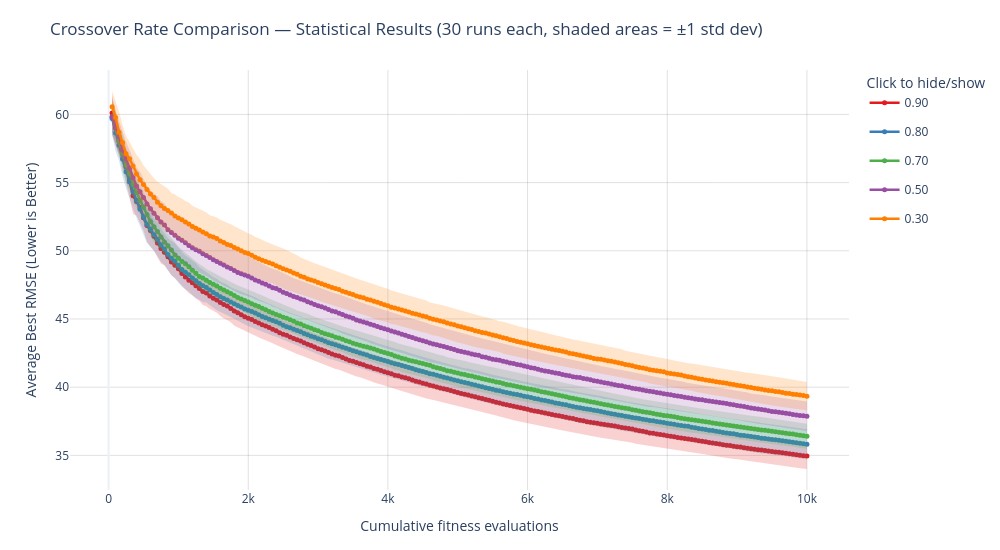

Notebook source saved alongside this figure:
### Code cell
crossover_rates = [
    "0.90",
    "0.80",
    "0.70",
    "0.50",
    "0.30"
]

plot_statistical_comparison_interactive(
    crossover_rate_statistical_comparison,
    labels=crossover_rates,
    title="Crossover Rate Comparison — Statistical Results (30 runs each, shaded areas = ±1 std dev)",
)

### Figure 1 — Plotly figure (JSON) as saved in the notebook; plotly's stock layout.template omitted (floating-point values rounded to 4 significant figures; data arrays with more than 128 entries replaced by an {"elided": "..."} marker saying what was removed)
{"data": [{"hoverinfo": "skip", "legendgroup": "0.90", "line": {"width": 0}, "mode": "lines", "name": "0.90 std upper", "showlegend": false, "type": "scatter", "x": {"elided": "200 int values"}, "y": {"elided": "200 float values"}}, {"fill": "tonexty", "fillcolor": "rgba(228,26,28, 0.20)", "hoverinfo": "skip", "legendgroup": "0.90", "line": {"width": 0}, "mode": "lines", "name": "0.90 std band", "showlegend": false, "type": "scatter", "x": {"elided": "200 int values"}, "y": {"elided": "200 float values"}}, {"customdata": {"elided": "200x1 float values"}, "hovertemplate": "Cumulative fitness evaluations: %{x}<br>Mean: %{y:.5f}<br>Std: %{customdata[0]:.5f}<extra></extra>", "legendgroup": "0.90", "line": {"color": "rgb(228,26,28)", "width": 2.5}, "marker": {"size": 5}, "mode": "lines+markers", "name": "0.90", "type": "scatter", "x": {"elided": "200 int values"}, "y": {"elided": "200 float values"}}, {"hoverinfo": "skip", "legendgroup": "0.80", "line": {"width": 0}, "mode": "lines", "name": "0.80 std upper", "showlegend": false, "type": "scatter", "x": {"elided": "200 int values"}, "y": {"elided": "200 float values"}}, {"fill": "tonexty", "fillcolor": "rgba(55,126,184, 0.20)", "hoverinfo": "skip", "legendgroup": "0.80", "line": {"width": 0}, "mode": "lines", "name": "0.80 std band", "showlegend": false, "type": "scatter", "x": {"elided": "200 int values"}, "y": {"elided": "200 float values"}}, {"customdata": {"elided": "200x1 float values"}, "hovertemplate": "Cumulative fitness evaluations: %{x}<br>Mean: %{y:.5f}<br>Std: %{customdata[0]:.5f}<extra></extra>", "legendgroup": "0.80", "line": {"color": "rgb(55,126,184)", "width": 2.5}, "marker": {"size": 5}, "mode": "lines+markers", "name": "0.80", "type": "scatter", "x": {"elided": "200 int values"}, "y": {"elided": "200 float values"}}, {"hoverinfo": "skip", "legendgroup": "0.70", "line": {"width": 0}, "mode": "lines", "name": "0.70 std upper", "showlegend": false, "type": "scatter", "x": {"elided": "200 int values"}, "y": {"elided": "200 float values"}}, {"fill": "tonexty", "fillcolor": "rgba(77,175,74, 0.20)", "hoverinfo": "skip", "legendgroup": "0.70", "line": {"width": 0}, "mode": "lines", "name": "0.70 std band", "showlegend": false, "type": "scatter", "x": {"elided": "200 int values"}, "y": {"elided": "200 float values"}}, {"customdata": {"elided": "200x1 float values"}, "hovertemplate": "Cumulative fitness evaluations: %{x}<br>Mean: %{y:.5f}<br>Std: %{customdata[0]:.5f}<extra></extra>", "legendgroup": "0.70", "line": {"color": "rgb(77,175,74)", "width": 2.5}, "marker": {"size": 5}, "mode": "lines+markers", "name": "0.70", "type": "scatter", "x": {"elided": "200 int values"}, "y": {"elided": "200 float values"}}, {"hoverinfo": "skip", "legendgroup": "0.50", "line": {"width": 0}, "mode": "lines", "name": "0.50 std upper", "showlegend": false, "type": "scatter", "x": {"elided": "200 int values"}, "y": {"elided": "200 float values"}}, {"fill": "tonexty", "fillcolor": "rgba(152,78,163, 0.20)", "hoverinfo": "skip", "legendgroup": "0.50", "line": {"width": 0}, "mode": "lines", "name": "0.50 std band", "showlegend": false, "type": "scatter", "x": {"elided": "200 int values"}, "y": {"elided": "200 float values"}}, {"customdata": {"elided": "200x1 float values"}, "hovertemplate": "Cumulative fitness evaluations: %{x}<br>Mean: %{y:.5f}<br>Std: %{customdata[0]:.5f}<extra></extra>", "legendgroup": "0.50", "line": {"color": "rgb(152,78,163)", "width": 2.5}, "marker": {"size": 5}, "mode": "lines+markers", "name": "0.50", "type": "scatter", "x": {"elided": "200 int values"}, "y": {"elided": "200 float values"}}, {"hoverinfo": "skip", "legendgroup": "0.30", "line": {"width": 0}, "mode": "lines", "name": "0.30 std upper", "showlegend": false, "type": "scatter", "x": {"elided": "200 int values"}, "y": {"elided": "200 float values"}}, {"fill": "tonexty", "fillcolor": "rgba(255,127,0, 0.20)", "hoverinfo": "skip", "legendgroup": "0.30", "line": {"width": 0}, "mode": "lines", "name": "0.30 std band", "showlegend": false, "type": "scatter", "x": {"elided": "200 int values"}, "y": {"elided": "200 float values"}}, {"customdata": {"elided": "200x1 float values"}, "hovertemplate": "Cumulative fitness evaluations: %{x}<br>Mean: %{y:.5f}<br>Std: %{customdata[0]:.5f}<extra></extra>", "legendgroup": "0.30", "line": {"color": "rgb(255,127,0)", "width": 2.5}, "marker": {"size": 5}, "mode": "lines+markers", "name": "0.30", "type": "scatter", "x": {"elided": "200 int values"}, "y": {"elided": "200 float values"}}], "layout": {"height": 550, "hovermode": "x unified", "legend": {"itemclick": "toggle", "itemdoubleclick": "toggleothers", "title": {"text": "Click to hide/show"}}, "margin": {"b": 60, "l": 70, "r": 30, "t": 70}, "title": {"text": "Crossover Rate Comparison — Statistical Results (30 runs each, shaded areas = ±1 std dev)"}, "width": 1000, "xaxis": {"gridcolor": "rgba(0,0,0,0.12)", "showgrid": true, "title": {"text": "Cumulative fitness evaluations"}}, "yaxis": {"gridcolor": "rgba(0,0,0,0.12)", "showgrid": true, "title": {"text": "Average Best RMSE (Lower is Better)"}}}}
